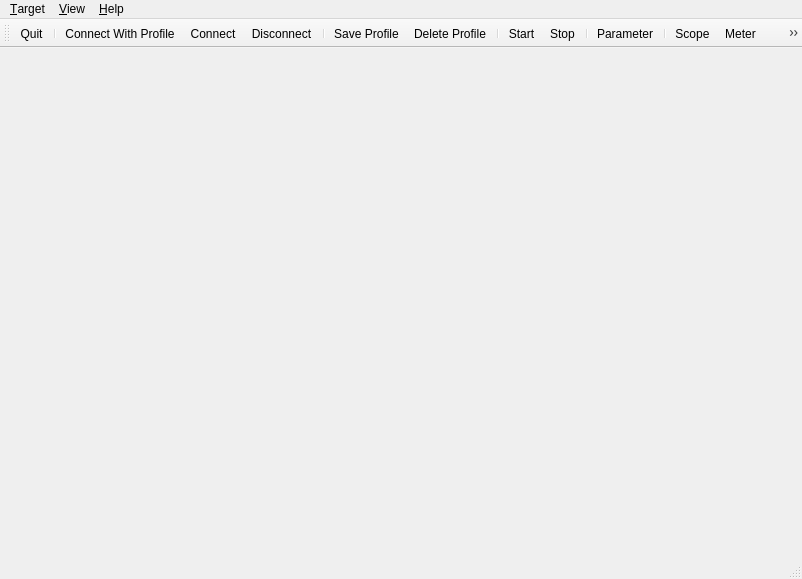
<ui version="4.0" >
 <class>QRL_MainWindow</class>
 <widget class="QMainWindow" name="QRL_MainWindow" >
  <property name="geometry" >
   <rect>
    <x>0</x>
    <y>0</y>
    <width>802</width>
    <height>579</height>
   </rect>
  </property>
  <property name="minimumSize" >
   <size>
    <width>0</width>
    <height>0</height>
   </size>
  </property>
  <property name="sizeIncrement" >
   <size>
    <width>50</width>
    <height>30</height>
   </size>
  </property>
  <property name="windowTitle" >
   <string>Rtai-Lab Graphical User Interface</string>
  </property>
  <property name="animated" >
   <bool>false</bool>
  </property>
  <property name="dockOptions" >
   <set>QMainWindow::ForceTabbedDocks</set>
  </property>
  <widget class="QWidget" name="centralwidget" />
  <widget class="QMenuBar" name="menubar" >
   <property name="geometry" >
    <rect>
     <x>0</x>
     <y>0</y>
     <width>802</width>
     <height>29</height>
    </rect>
   </property>
   <widget class="QMenu" name="menuView" >
    <property name="title" >
     <string>&amp;View</string>
    </property>
    <addaction name="actionShowParameter" />
    <addaction name="separator" />
    <addaction name="actionShowScope" />
    <addaction name="actionShowMeter" />
    <addaction name="actionShowLed" />
   </widget>
   <widget class="QMenu" name="menuHelp" >
    <property name="title" >
     <string>&amp;Help</string>
    </property>
    <addaction name="actionAbout_QRtaiLab" />
   </widget>
   <widget class="QMenu" name="menuTarget" >
    <property name="title" >
     <string>&amp;Target</string>
    </property>
    <addaction name="actionConnect_WProfile" />
    <addaction name="actionConnect" />
    <addaction name="actionDisconnect" />
    <addaction name="separator" />
    <addaction name="actionSaveProfile" />
    <addaction name="actionDeleteProfile" />
    <addaction name="separator" />
    <addaction name="actionStart" />
    <addaction name="actionStop" />
    <addaction name="separator" />
    <addaction name="actionExit" />
   </widget>
   <addaction name="menuTarget" />
   <addaction name="menuView" />
   <addaction name="menuHelp" />
  </widget>
  <widget class="QStatusBar" name="statusbar" />
  <widget class="QToolBar" name="toolBar" >
   <property name="minimumSize" >
    <size>
     <width>0</width>
     <height>0</height>
    </size>
   </property>
   <property name="sizeIncrement" >
    <size>
     <width>50</width>
     <height>30</height>
    </size>
   </property>
   <property name="orientation" >
    <enum>Qt::Horizontal</enum>
   </property>
   <attribute name="toolBarArea" >
    <enum>TopToolBarArea</enum>
   </attribute>
   <attribute name="toolBarBreak" >
    <bool>false</bool>
   </attribute>
   <addaction name="actionExit" />
   <addaction name="separator" />
   <addaction name="actionConnect_WProfile" />
   <addaction name="actionConnect" />
   <addaction name="actionDisconnect" />
   <addaction name="separator" />
   <addaction name="actionSaveProfile" />
   <addaction name="actionDeleteProfile" />
   <addaction name="separator" />
   <addaction name="actionStart" />
   <addaction name="actionStop" />
   <addaction name="separator" />
   <addaction name="actionShowParameter" />
   <addaction name="separator" />
   <addaction name="actionShowScope" />
   <addaction name="actionShowMeter" />
   <addaction name="actionShowLed" />
  </widget>
  <action name="actionConnect" >
   <property name="icon" >
    <iconset resource="qrtailab.qrc" >:/icons/icons/connect_icon.xpm</iconset>
   </property>
   <property name="text" >
    <string>Connect</string>
   </property>
  </action>
  <action name="actionAbout_QRtaiLab" >
   <property name="text" >
    <string>About QRtaiLab</string>
   </property>
  </action>
  <action name="actionDisconnect" >
   <property name="enabled" >
    <bool>true</bool>
   </property>
   <property name="icon" >
    <iconset resource="qrtailab.qrc" >:/icons/icons/disconnect_icon.xpm</iconset>
   </property>
   <property name="text" >
    <string>Disconnect</string>
   </property>
  </action>
  <action name="actionExit" >
   <property name="icon" >
    <iconset resource="qrtailab.qrc" >:/icons/icons/exit_icon.xpm</iconset>
   </property>
   <property name="text" >
    <string>&amp;Quit</string>
   </property>
  </action>
  <action name="actionStart" >
   <property name="icon" >
    <iconset resource="qrtailab.qrc" >:/icons/icons/start_icon.xpm</iconset>
   </property>
   <property name="text" >
    <string>Start</string>
   </property>
  </action>
  <action name="actionStop" >
   <property name="icon" >
    <iconset resource="qrtailab.qrc" >:/icons/icons/stop_icon.xpm</iconset>
   </property>
   <property name="text" >
    <string>Stop</string>
   </property>
  </action>
  <action name="actionShowMeter" >
   <property name="icon" >
    <iconset resource="qrtailab.qrc" >:/icons/icons/meter_icon.xpm</iconset>
   </property>
   <property name="text" >
    <string>Meter</string>
   </property>
  </action>
  <action name="actionShowScope" >
   <property name="icon" >
    <iconset resource="qrtailab.qrc" >:/icons/icons/scope_icon.xpm</iconset>
   </property>
   <property name="text" >
    <string>Scope</string>
   </property>
  </action>
  <action name="actionShowLed" >
   <property name="icon" >
    <iconset resource="qrtailab.qrc" >:/icons/icons/led_icon.xpm</iconset>
   </property>
   <property name="text" >
    <string>Led</string>
   </property>
  </action>
  <action name="actionShowParameter" >
   <property name="icon" >
    <iconset resource="qrtailab.qrc" >:/icons/icons/parameters_icon.xpm</iconset>
   </property>
   <property name="text" >
    <string>Parameter</string>
   </property>
  </action>
  <action name="actionConnect_WProfile" >
   <property name="icon" >
    <iconset resource="qrtailab.qrc" >:/icons/icons/connect_wprofile_icon.xpm</iconset>
   </property>
   <property name="text" >
    <string>Connect With Profile</string>
   </property>
  </action>
  <action name="actionSaveProfile" >
   <property name="icon" >
    <iconset resource="qrtailab.qrc" >:/icons/icons/save_profile_icon.xpm</iconset>
   </property>
   <property name="text" >
    <string>Save Profile</string>
   </property>
  </action>
  <action name="actionDeleteProfile" >
   <property name="icon" >
    <iconset resource="qrtailab.qrc" >:/icons/icons/del_profile_icon.xpm</iconset>
   </property>
   <property name="text" >
    <string>Delete Profile</string>
   </property>
  </action>
 </widget>
 <resources>
  <include location="qrtailab.qrc" />
 </resources>
 <connections/>
</ui>
